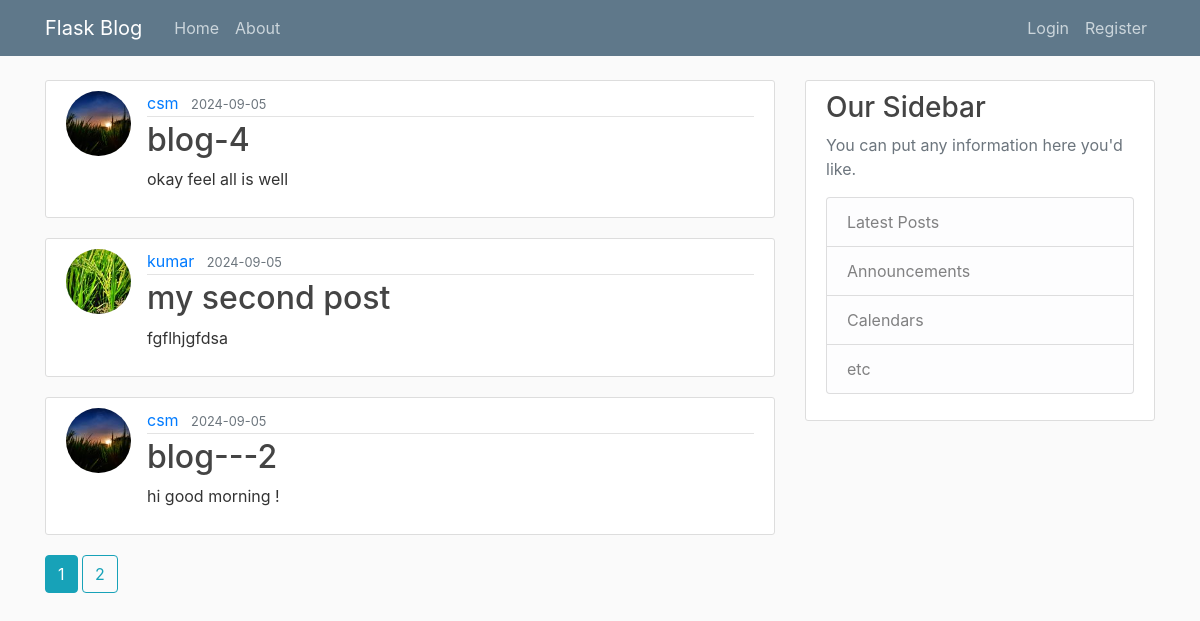
The app's page /home, older data.
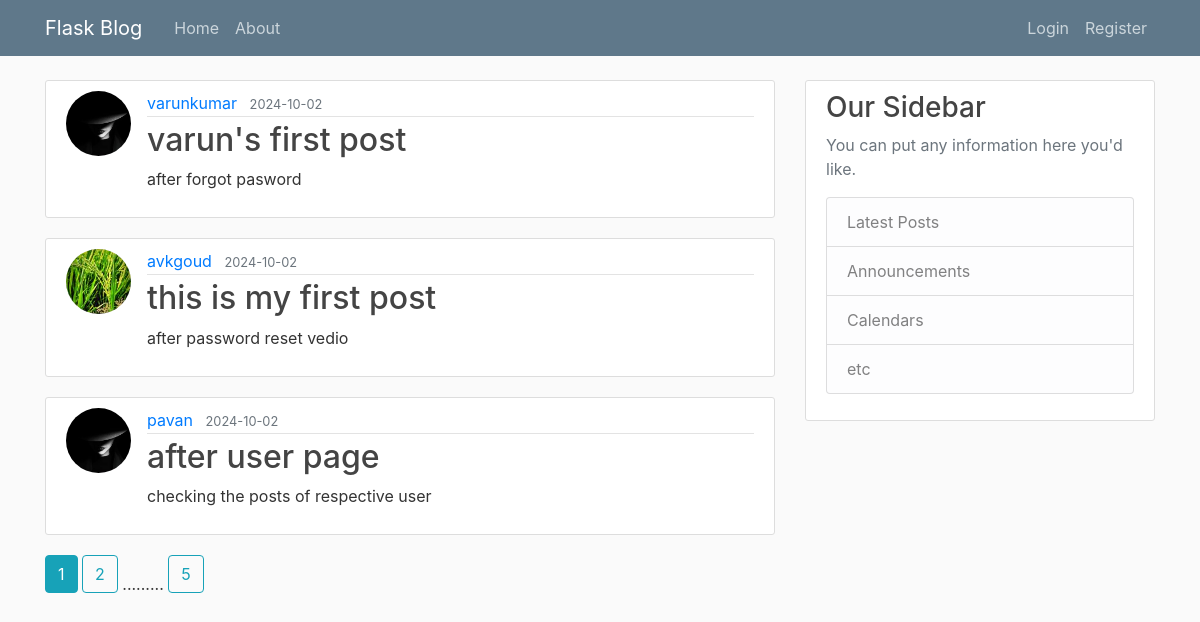
The same page, newer data.
### flaskblog/models.py (models this page shows, shortened)
class Post(db.Model):
    id=db.Column(db.Integer,primary_key=True)
    title=db.Column(db.String(20),nullable=False)
    date_posted=db.Column(db.DateTime,nullable=False,default=datetime.utcnow)
    content=db.Column(db.Text,nullable=False)
    user_id=db.Column(db.Integer,db.ForeignKey('user.id'),nullable=False)

class User(db.Model,UserMixin):
    id=db.Column(db.Integer,primary_key=True)
    username=db.Column(db.String(20),unique=True,nullable=False)
    email=db.Column(db.String(120),unique=True,nullable=False)
    image_file=db.Column(db.String(20),nullable=False,default='default.jpg')
    password=db.Column(db.String(60),nullable=False)
    posts=db.relationship('Post',backref='author',lazy=True)

### flaskblog/main/routes.py (the view)
@main.route('/')
@main.route('/home')
def home():
    page=request.args.get('page',1,type=int)
    posts=Post.query.order_by(Post.date_posted.desc()).paginate(page=page,per_page=3)
    return render_template('home.html', posts=posts, title='home')

### flaskblog/templates/home.html
{% extends 'layout.html'%}
{% block content %}
    {% for post in posts.items%}
    <article class="media content-section">
        <img class="rounded-circle article-img" src="{{url_for('static',filename='profile_pics/'+post.author.image_file)}}">
        <div class="media-body">
          <div class="article-metadata">
            <a class="mr-2" href="{{ url_for('users.user_posts',username=post.author.username)}}">{{ post.author.username }}</a>
            <small class="text-muted">{{ post.date_posted.strftime('%Y-%m-%d')}}</small>
          </div>
          <h2><a class="article-title" href="{{url_for('posts.post',post_id=post.id)}}">{{ post.title }}</a></h2>
          <p class="article-content">{{ post.content }}</p>
        </div>
    </article>
    {% endfor %}
    {% for page_num in posts.iter_pages(left_edge=1,right_edge=1,left_current=1,right_current=1)%}
        {% if page_num %}
            {% if posts.page==page_num %}
              <a class="btn btn-info mb-4" href="{{url_for('main.home',page=page_num)}}">{{ page_num}}</a>
            {% else %}
              <a class="btn btn-outline-info mb-4" href="{{url_for('main.home',page=page_num)}}">{{ page_num}}</a>
            {% endif %}
        {% else %}
            .........
        {% endif %}
    {% endfor %}
{% endblock content %}

Row changes from the older to the newer data that the page shows:
no longer on this page (row unchanged): Post: image_file (picture), author.username "csm", date_posted "2024-09-05", title "blog-4", content "okay feel all is well"
no longer on this page (row unchanged): Post: image_file (picture), author.username "kumar", date_posted "2024-09-05", title "my second post", content "fgflhjgfdsa"
no longer on this page (row unchanged): Post: image_file (picture), author.username "csm", date_posted "2024-09-05", title "blog---2", content "hi good morning !"
added Post: image_file (placeholder picture), author.username "varunkumar", date_posted "2024-10-02", title "varun's first post", content "after forgot pasword"
added Post: image_file (picture), author.username "avkgoud", date_posted "2024-10-02", title "this is my first post", content "after password reset vedio"
added Post: image_file (placeholder picture), author.username "pavan", date_posted "2024-10-02", title "after user page", content "checking the posts of respective user"
Text that changed along with them:
new list line: "5"
